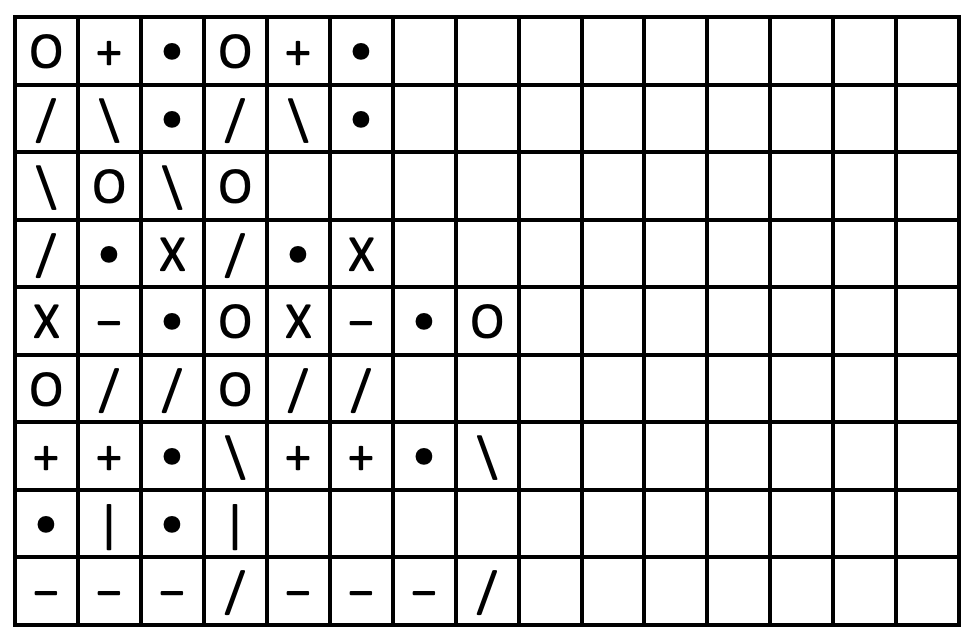
%> input picture HW2/hw2_files/p7_search.png, 978 x 640 px
$ octave p7_code.m   (GNU Octave 9; MATLAB toolbox functions it lacks are replaced by stand-ins)
%> lines starting %> are read from the running program, lines starting %| are printed output that depends on the picture; in (x1, y1, x2, y2) boxes, pixels count from 0 and x2, y2 are one past the last pixel; in counts of white or black regions, pixels touching at a corner belong together; the program's own positions count from 1
%insert your code in Part_7/p7_code.m
%edit the file extension and web template to match your programing language

% Read in image.
main = imread('../p7_search.png');
%> main is the input picture: size 640x978x3 uint8; min 0, max 255, mean 219.1
Y = imread('../../Symbol_Cutouts/Y.png');  % Created Y in GIMP.
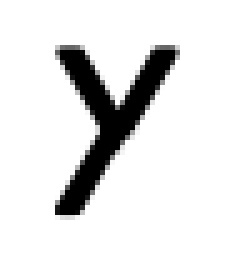
%> input picture HW2/Symbol_Cutouts/Y.png, 47 x 52 px (shown 5 times larger)
%> Y is the input picture: size 52x47x3 uint8; min 0, max 255, mean 225.9
cross = imread('../../Symbol_Cutouts/X.png');
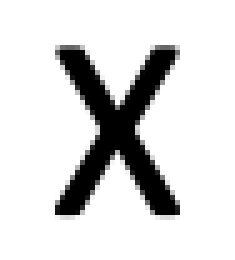
%> input picture HW2/Symbol_Cutouts/X.png, 47 x 52 px (shown 5 times larger)
%> cross is the input picture: size 52x47x3 uint8; min 0, max 255, mean 216.7

main_bw = im2bw(main, 0.5);
%> main_bw: size 640x978 logical; 85.9% white; 57 black regions, largest, box (x1, y1, x2, y2) and area: (13, 15, 961, 627) 74528, (31, 34, 61, 68) 458, (220, 34, 250, 68) 458
main_bw_i = ~main_bw;
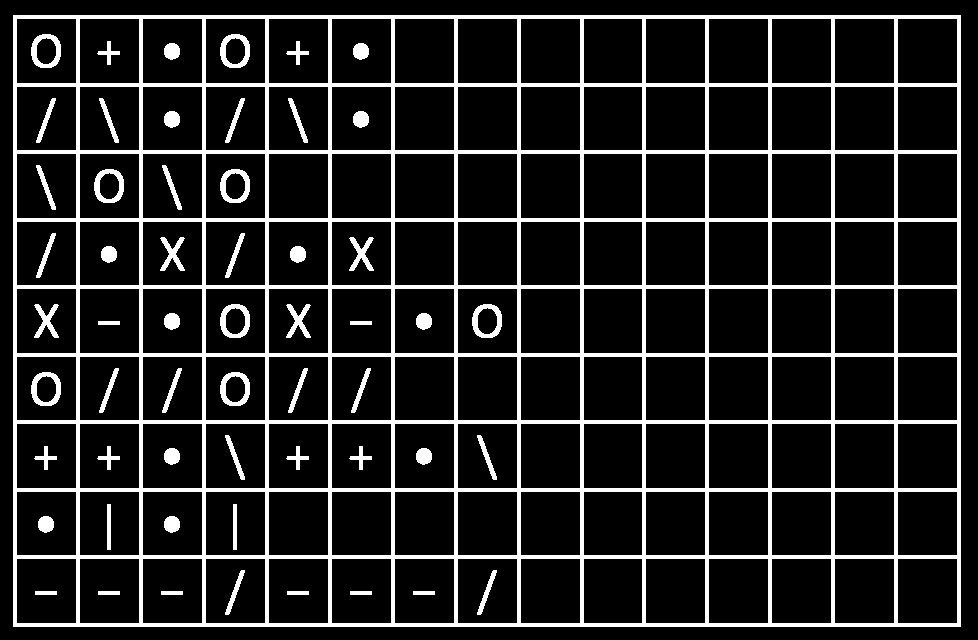
%> main_bw_i: size 640x978 logical; 14.1% white; 57 white regions, largest, box (x1, y1, x2, y2) and area: (13, 15, 961, 627) 74528, (31, 34, 61, 68) 458, (220, 34, 250, 68) 458
cross_bw = im2bw(cross, 0.5);
%> cross_bw: size 52x47 logical; 84.9% white; 1 black region, box (x1, y1, x2, y2) and area: (11, 9, 36, 43) 368
cross_bw_i = ~cross_bw;
%> cross_bw_i: size 52x47 logical; 15.1% white; 1 white region, box (x1, y1, x2, y2) and area: (11, 9, 36, 43) 368
Y_bw = im2bw(Y, 0.5);
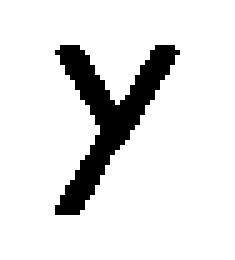
%> Y_bw: size 52x47 logical (shown 5 times larger); 88.5% white; 1 black region, box (x1, y1, x2, y2) and area: (11, 9, 36, 43) 281
Y_bw_i = ~Y_bw;
%> Y_bw_i: size 52x47 logical; 11.5% white; 1 white region, box (x1, y1, x2, y2) and area: (11, 9, 36, 43) 281

% Identify crosses and also erode/dilate crosses with the Y.
% This is my understanding of "changing the font" because instead
% of having the Y look like it does here as typed, it has a slanted tail.
e0 = imerode(main_bw_i, cross_bw_i);
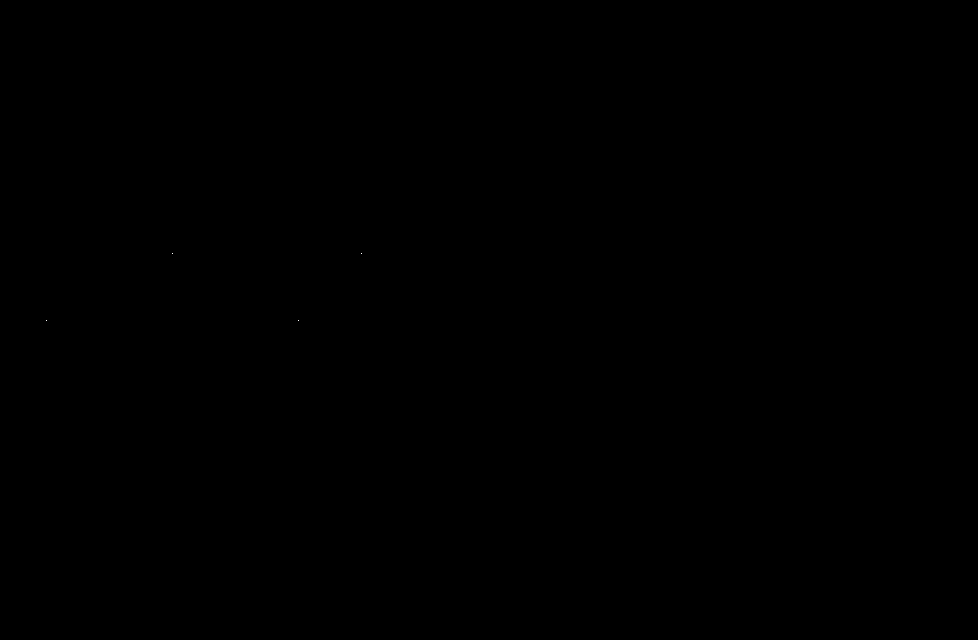
%> e0: size 640x978 logical; 0% white in thin lines or dots, all inside (x1, y1, x2, y2) = (46, 253, 362, 321)
d0 = imdilate(e0, cross_bw_i);
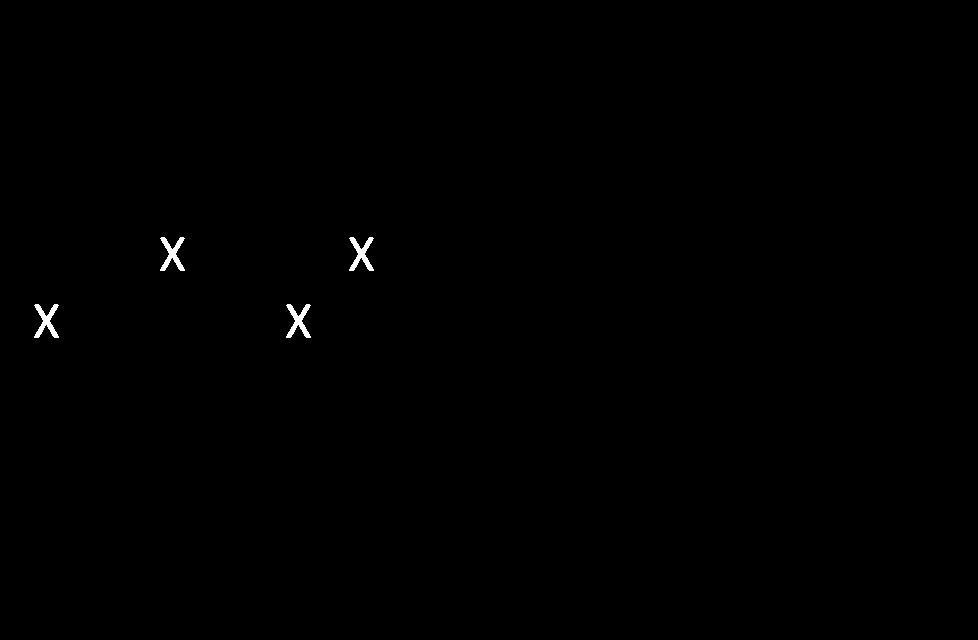
%> d0: size 640x978 logical; 0.24% white; 4 white regions, box (x1, y1, x2, y2) and area: (160, 237, 185, 271) 368, (349, 237, 374, 271) 368, (34, 304, 59, 338) 368, (286, 304, 311, 338) 368
e1 = imerode(d0, Y_bw_i);
d1 = imdilate(e1, Y_bw_i);
%> d1: size 640x978 logical; 0.18% white; 4 white regions, box (x1, y1, x2, y2) and area: (160, 237, 185, 271) 281, (349, 237, 374, 271) 281, (34, 304, 59, 338) 281, (286, 304, 311, 338) 281

cross_removed = main_bw_i - d0;
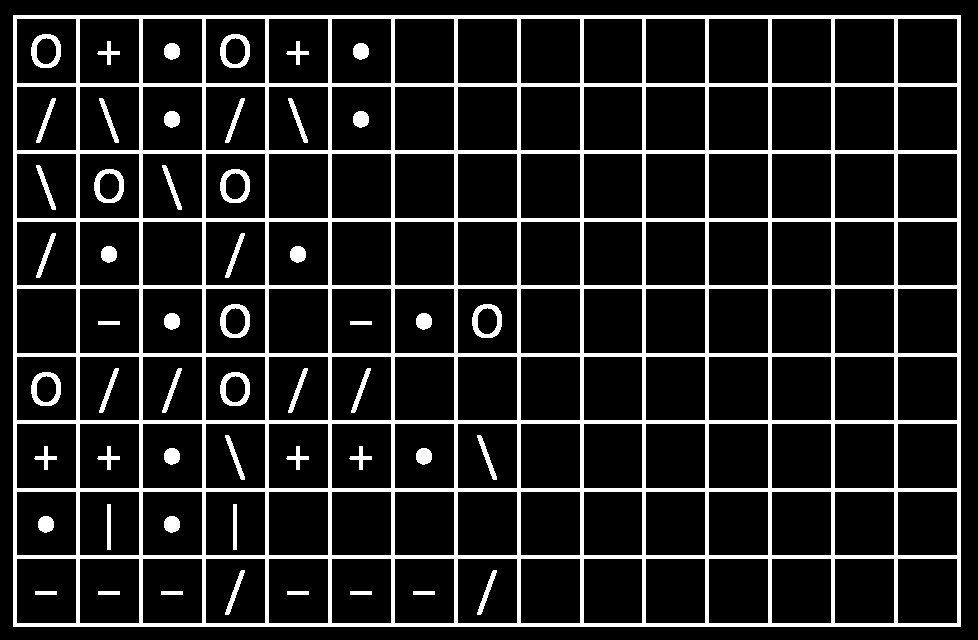
%> cross_removed: size 640x978 double; values 0 (black) and 1 (white), 13.8% white; 53 white regions, largest, box (x1, y1, x2, y2) and area: (13, 15, 961, 627) 74528, (31, 34, 61, 68) 458, (220, 34, 250, 68) 458
Y_added = cross_removed + d1;

final = ~Y_added;
figure; imshow(final)

imwrite(final,'p7_search_final.png')
